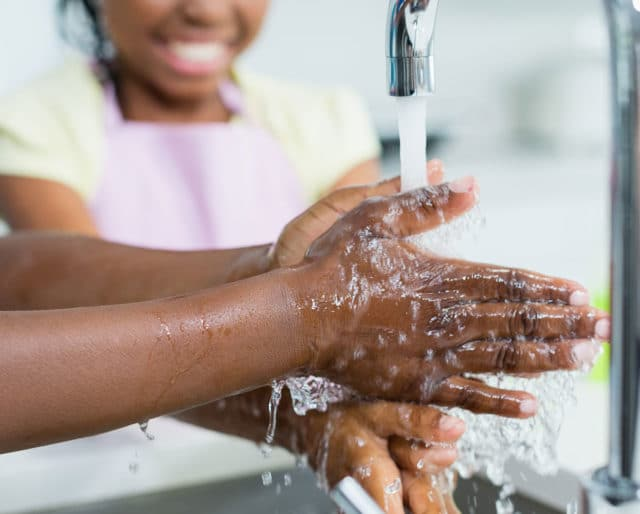
#> input picture hand1.jpg, 640 x 514 px, given in place of the camera
$ python try.py
#> lines starting #> are read from the running program, lines starting #| are printed output that depends on the picture; after the words box and inside, x2 and y2 are one past the last pixel; in counts of white or black regions, pixels touching at a corner belong together
import numpy as np
import cv2
#import time
import datetime
x = datetime.datetime.now()
day=x.strftime("%d")
month=x.strftime("%b")
year=x.strftime("%Y")

cap = cv2.VideoCapture(0)
# Define the codec and create VideoWriter object
fourcc = cv2.VideoWriter_fourcc(*'XVID')
#add time in video name to make it unique
out = cv2.VideoWriter(day+'-'+month+'-'+year+'.avi', fourcc, 20.0, (640, 480))
font = cv2.FONT_HERSHEY_SIMPLEX

while(True):
    ret, frame = cap.read()
#> frame is the input picture: shape (514, 640, 3); mean B, G, R 152.3, 159.2, 173.3
    skinLower=(0,29,109)
    skinUpper=(87,176,221)
    frame = cv2.GaussianBlur(frame, (5,5), 0)
    #hsv = cv2.cvtColor(frame, cv2.COLOR_BGR2HSV)
    mask = cv2.inRange(frame, skinLower, skinUpper)
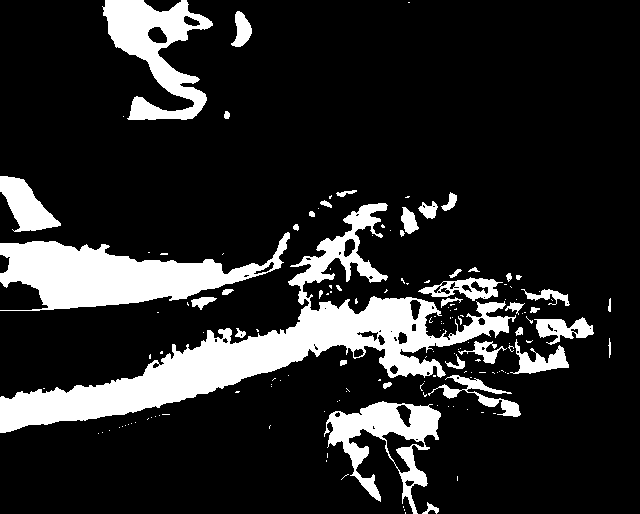
#> mask: shape (514, 640); 16.2% white; 155 white regions (115 under 20 px), largest, box (x1, y1, x2, y2) and area: (0, 203, 516, 433) 22872, (0, 232, 290, 311) 10970, (102, 0, 213, 120) 5939
    mask = cv2.erode(mask, None, iterations=2)
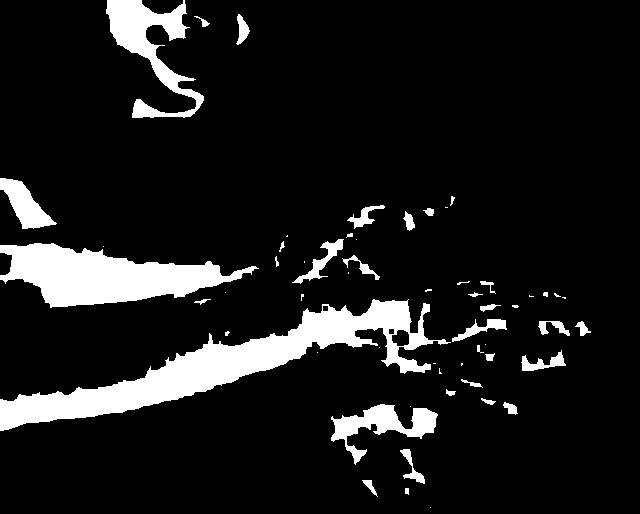
#> mask: shape (514, 640); 10.7% white; 57 white regions (23 under 20 px), largest, box (x1, y1, x2, y2) and area: (0, 299, 451, 431) 14549, (0, 243, 259, 308) 8990, (106, 0, 204, 118) 4127
    mask = cv2.dilate(mask, None, iterations=2)
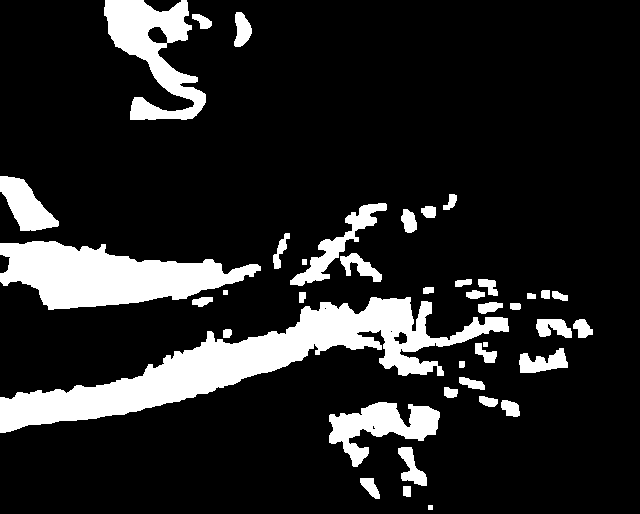
#> mask: shape (514, 640); 14.8% white; 41 white regions
    cv2.imshow('mask',mask)
    cnts = cv2.findContours(mask.copy(), cv2.RETR_EXTERNAL,
        cv2.CHAIN_APPROX_SIMPLE)[-2]
#> cnts = 41 contours, 3 with area under 20; largest, box (x1, y1, x2, y2) and area: (0, 297, 509, 433) 18252, (0, 241, 261, 310) 10164, (104, 0, 206, 120) 5612, (329, 402, 440, 467) 3128, (0, 176, 59, 231) 1670
    if len(cnts) > 0:
        c = max(cnts, key=cv2.contourArea)
#> c = contour of 650 points, box (x1, y1, x2, y2) (0, 297, 509, 433), area 18252
        #rect = cv2.minAreaRect(c)
        #rect = rect[1][0]*rect[1][1]
        xx,y,w,h=cv2.boundingRect(c)
#> xx = 0; y = 297; w = 509; h = 136
        cv2.rectangle(frame,(xx,y),(xx+w,y+h),(0,255,0),3)
        #localtime = time.asctime( time.localtime(time.time()) )
        localtime = x.strftime("%c")
        cv2.putText(frame,'Time : ' + localtime, (10,30), font, 0.5, (0,0,0), 1, cv2.LINE_AA)
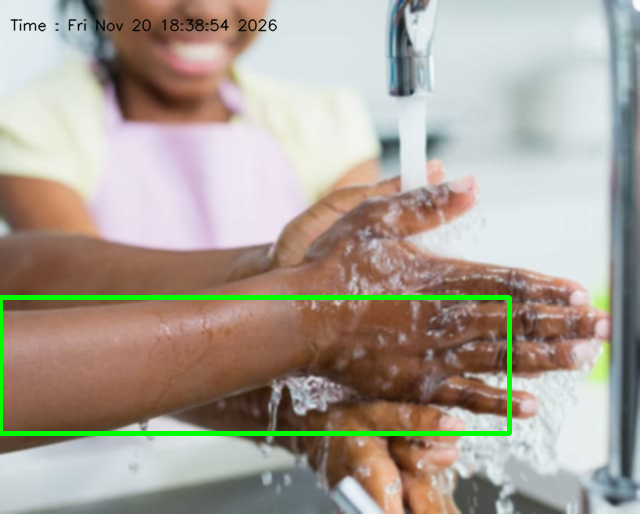
#> frame: shape (514, 640, 3); mean B, G, R 150.2, 161.6, 170.2
        out.write(frame)


    cv2.imshow('frame',frame)
    if cv2.waitKey(1) & 0xFF == ord('q'):
#> (key q is pressed here)
        break
cap.release()
out.release()
cv2.destroyAllWindows()
